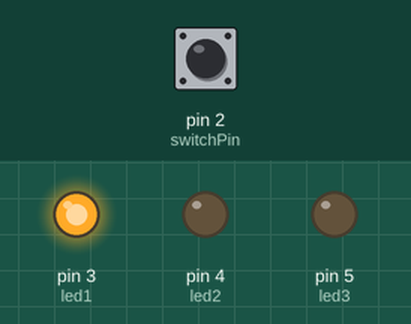
Simulated run of this sketch. Board: Arduino Uno, built with avr-gcc and run on an emulated ATmega328P. Shown: output pins drawn as LEDs (lit = HIGH). Dashed ring = blinking. The test bench sets the inputs (shaded band); at power-on: pin 2 (switchPin) LOW.

Above: at 1.2 s.
1.3 s: pin 2 (switchPin) pulled HIGH for 0.15 s
At 1.42 s:
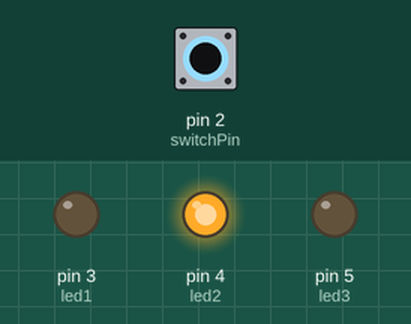
3.2 s: pin 2 (switchPin) pulled HIGH for 3.2 s
At 3.52 s:
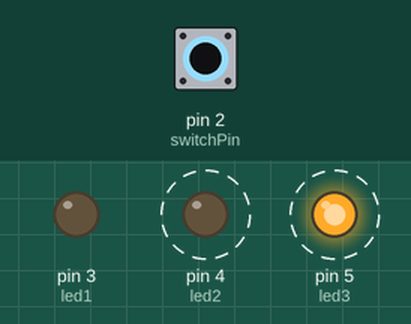
Timing chart, 0 to 7.9 s (numbered marks = the images above; inputs shaded):
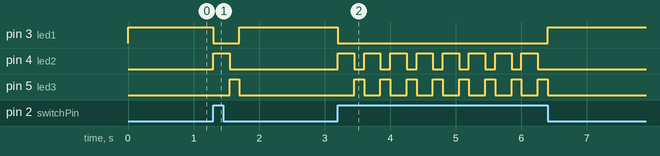

The sketch:

space_ui.ino
```cpp
const int led1 = 3;
const int led2 = 4;
const int led3 = 5;

const int switchPin = 2;

void setup() {
  pinMode(led1, OUTPUT);
  pinMode(led2, OUTPUT);
  pinMode(led3, OUTPUT);

  pinMode(switchPin, INPUT);
}

void loop() {
  int switchState;

  switchState = digitalRead(switchPin);

  if(switchState == HIGH) {
    digitalWrite(led1, LOW);

    digitalWrite(led2, HIGH);
    digitalWrite(led3, LOW);

    delay(250);

    digitalWrite(led2, LOW);
    digitalWrite(led3, HIGH);

    delay(150);
  } else {
    digitalWrite(led2, LOW);
    digitalWrite(led3, LOW);

    digitalWrite(led1, HIGH);
  }
}
```

Measured:
- after the input at 1.3 s, pin 3 (led1): HIGH → LOW at once, → HIGH 0.40 s later; pin 4 (led2): LOW → HIGH at once, → LOW 0.25 s later; pin 5 (led3): LOW → HIGH after 0.25 s, → LOW 0.15 s later
- after the input at 3.2 s, pin 3 (led1): HIGH → LOW at once, → HIGH 3.2 s later; pin 4 (led2): alternates HIGH for 0.25 s and LOW for 0.15 s, 16 changes in all, then stays LOW, starting at once; pin 5 (led3): alternates HIGH for 0.15 s and LOW for 0.25 s, 16 changes in all, then stays LOW, starting after 0.25 s
